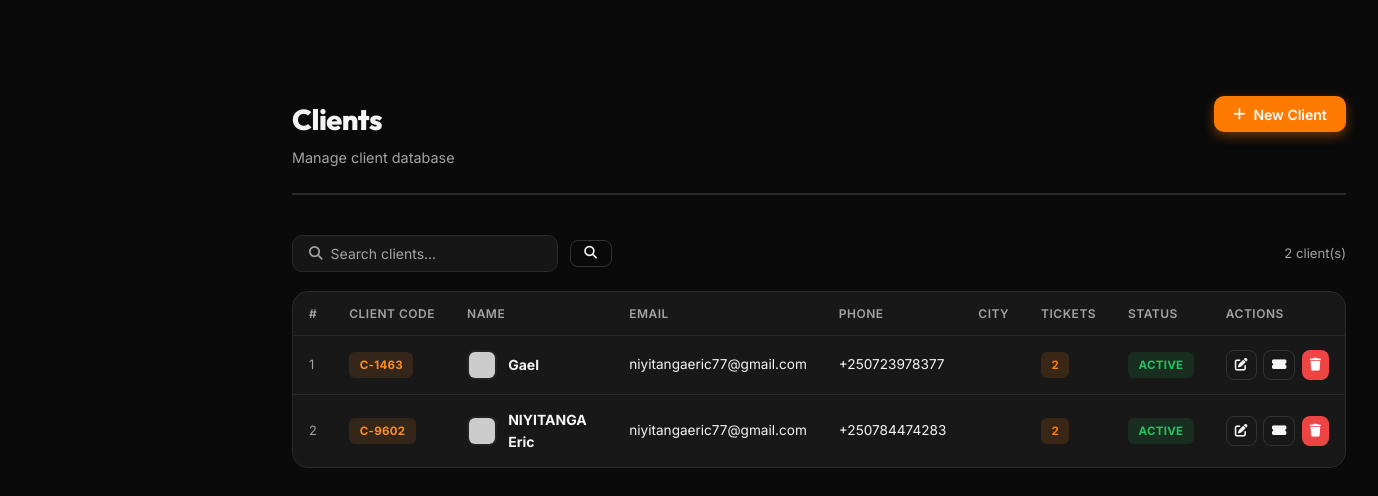
The app's page /clients.php (signed in) with its own data.
### tables this page shows
CREATE TABLE `clients` (
  `id` int(11) NOT NULL,
  `client_code` varchar(20) DEFAULT NULL,
  `full_name` varchar(150) NOT NULL,
  `email` varchar(150) DEFAULT NULL,
  `phone` varchar(30) DEFAULT NULL,
  `address` text DEFAULT NULL,
  `city` varchar(100) DEFAULT NULL,
  `notes` text DEFAULT NULL,
  `status` enum('active','inactive') DEFAULT 'active',
  `created_at` timestamp NOT NULL DEFAULT current_timestamp(),
  `updated_at` timestamp NOT NULL DEFAULT current_timestamp() ON UPDATE current_timestamp()
);

### clients.php (the view, shortened to what this page needs)
<?php
require_once 'config.php';
$search   = $_GET['q'] ?? '';
$page     = max(1,(int)($_GET['page']??1));
$perPage  = 15; $offset = ($page-1)*$perPage;
$where    = '1=1'; $params = [];
$totalRows = $pdo->prepare("SELECT COUNT(*) FROM clients WHERE $where"); $totalRows->execute($params); $totalRows=$totalRows->fetchColumn();
$stmt = $pdo->prepare("SELECT c.*,(SELECT COUNT(*) FROM tickets WHERE client_id=c.id) ticket_count FROM clients c WHERE $where ORDER BY c.created_at DESC LIMIT $perPage OFFSET $offset");
$stmt->execute($params); $clients=$stmt->fetchAll();
?>
<!DOCTYPE html>
<html lang="en">
<head>
<link rel="stylesheet" href="https://cdnjs.cloudflare.com/ajax/libs/font-awesome/6.5.0/css/all.min.css">
<link rel="stylesheet" href="assets/css/style.css">
</head>
<body>
<div class="app-wrapper">
<main class="main-content fade-in">
  <div class="page-header">
    <div class="page-header-left"><h1>Clients</h1><p>Manage client database</p></div>
    <div class="page-actions">
      <button class="btn btn-primary" onclick="openCreate()"><i class="fas fa-plus"></i> New Client</button>
    </div>
  </div>
  <div class="filter-bar">
    <form method="GET" style="display:flex;gap:.75rem;align-items:center">
      <div class="filter-search">
        <i class="fas fa-search"></i>
        <input type="text" name="q" placeholder="Search clients..." value="<?= htmlspecialchars($search) ?>">
      </div>
      <button type="submit" class="btn btn-outline btn-sm"><i class="fas fa-search"></i></button>
    </form>
    <span style="margin-left:auto;color:var(--muted);font-size:.82rem"><?= number_format($totalRows) ?> client(s)</span>
  </div>
  <div class="card">
    <div class="table-wrap">
      <table>
        <thead><tr><th>#</th><th>Client Code</th><th>Name</th><th>Email</th><th>Phone</th><th>City</th><th>Tickets</th><th>Status</th><th>Actions</th></tr></thead>
        <tbody>
        <?php if(empty($clients)): ?>
        <tr><td colspan="9"><div class="empty-state"><i class="fas fa-users"></i><p>No clients found.</p></div></td></tr>
        <?php else: foreach($clients as $i=>$c): ?>
        <tr>
          <td style="color:var(--muted);font-size:.8rem"><?= $offset+$i+1 ?></td>
          <td><span class="badge badge-info"><?= $c['client_code'] ?></span></td>
          <td>
            <div style="display:flex;align-items:center;gap:.7rem">
              <img src="https://ui-avatars.com/api/?name=<?= urlencode($c['full_name']) ?>&background=FF7A00&color=fff&size=32&bold=true" class="avatar-sm">
              <strong><?= htmlspecialchars($c['full_name']) ?></strong>
            </div>
          </td>
          <td style="font-size:.85rem"><?= htmlspecialchars($c['email']??'—') ?></td>
          <td style="font-size:.85rem"><?= htmlspecialchars($c['phone']??'—') ?></td>
          <td style="font-size:.85rem"><?= htmlspecialchars($c['city']??'—') ?></td>
          <td><span class="badge badge-primary"><?= $c['ticket_count'] ?></span></td>
          <td><?= statusBadge($c['status']) ?></td>
          <td>
            <div style="display:flex;gap:.4rem">
              <button class="btn btn-sm btn-outline btn-icon" onclick="editClient(<?= $c['id'] ?>)" title="Edit"><i class="fas fa-edit"></i></button>
              <a href="tickets.php?client=<?= $c['id'] ?>" class="btn btn-sm btn-outline btn-icon" title="View Tickets"><i class="fas fa-ticket-alt"></i></a>
              <button class="btn btn-sm btn-danger btn-icon" onclick="deleteClient(<?= $c['id'] ?>, '<?= htmlspecialchars($c['full_name'],ENT_QUOTES) ?>')" title="Delete"><i class="fas fa-trash"></i></button>
            </div>
          </td>
        </tr>
        <?php endforeach; endif; ?>
        </tbody>
      </table>
    </div>
  </div>
</main>
</div>
</body>
</html>

### config.php (shortened to what this page needs)
<?php
function statusBadge(string $status): string {
    $map = [
        'pending'   => ['class' => 'badge-warning',  'label' => 'Pending'],
        'assigned'  => ['class' => 'badge-info',     'label' => 'Assigned'],
        'confirmed' => ['class' => 'badge-purple',   'label' => 'Confirmed'],
        'ongoing'   => ['class' => 'badge-primary',  'label' => 'In Progress'],
        'completed' => ['class' => 'badge-success',  'label' => 'Completed'],
        'closed'    => ['class' => 'badge-secondary','label' => 'Closed'],
        'denied'    => ['class' => 'badge-danger',   'label' => 'Denied'],
        'active'    => ['class' => 'badge-success',  'label' => 'Active'],
        'inactive'  => ['class' => 'badge-secondary','label' => 'Inactive'],
        'on_leave'  => ['class' => 'badge-warning',  'label' => 'On Leave'],
        'unpaid'    => ['class' => 'badge-danger',   'label' => 'Unpaid'],
        'partial'   => ['class' => 'badge-warning',  'label' => 'Partial'],
        'paid'      => ['class' => 'badge-success',  'label' => 'Paid'],
        'cancelled' => ['class' => 'badge-secondary','label' => 'Cancelled'],
    ];
    $s = $map[$status] ?? ['class'=>'badge-secondary','label'=>ucfirst($status)];
    return "<span class=\"badge {$s['class']}\">{$s['label']}</span>";
}

### assets/css/style.css (style rules this page uses)
:root { --primary: #FF7A00; --primary-dark: #E66E00; --primary-light: rgba(255, 122, 0, 0.15); --accent: #FF8C20; --accent-light: rgba(255, 140, 32, 0.12); --warning: #f59e0b; --warning-light: rgba(245, 158, 11, 0.12); --danger: #ef4444; --danger-light: rgba(239, 68, 68, 0.12); --success: #22c55e; --success-light: rgba(34, 197, 94, 0.12); --orange: #ea580c; --orange-light: rgba(234, 88, 12, 0.12); --purple: #9333ea; --purple-light: rgba(147, 51, 234, 0.12); --dark: #0a0a0a; --dark2: #121212; --card: #181818; --card2: #222222; --border: #2a2a2a; --border2: #333333; --text: #f5f5f5; --muted: #a3a3a3; --sidebar-w: 260px; --nav-h: 64px; }
*, *::before, *::after { box-sizing: border-box; margin: 0; padding: 0; }
html { font-size: 16px; }
body { font-family: 'Inter', sans-serif; background: var(--dark); color: var(--text); min-height: 100vh; line-height: 1.6; }
a { color: inherit; text-decoration: none; }
button { cursor: pointer; }
input, select, textarea { font-family: inherit; }
.app-wrapper { display: flex; min-height: 100vh; }
.main-content { margin-left: var(--sidebar-w); margin-top: var(--nav-h); transition: margin-left .3s cubic-bezier(.4,0,.2,1); min-height: calc(100vh - var(--nav-h)); padding: 2rem; background: var(--dark); }
.page-header { display: flex; align-items: flex-start; justify-content: space-between; margin-bottom: 2.5rem; flex-wrap: wrap; gap: 1.5rem; padding-bottom: 1.5rem; border-bottom: 2px solid var(--border); }
.page-header-left h1 { font-family: 'Outfit', sans-serif; font-size: 1.8rem; font-weight: 800; color: var(--text); letter-spacing: -0.5px; }
.page-header-left p { color: var(--muted); font-size: .9rem; margin-top: 0.25rem; }
.page-actions { display: flex; gap: 1rem; align-items: center; flex-wrap: wrap; }
.card { background: var(--card); border: 1px solid var(--border); border-radius: 16px; overflow: hidden; }
.table-wrap { overflow-x: auto; }
table { width: 100%; border-collapse: collapse; }
thead th { padding: .75rem 1rem; text-align: left; font-size: .75rem; font-weight: 600; color: var(--muted); text-transform: uppercase; letter-spacing: .5px; border-bottom: 1px solid var(--border); white-space: nowrap; }
tbody tr { border-bottom: 1px solid var(--border); transition: background .15s; }
tbody tr:last-child { border-bottom: none; }
tbody td { padding: .85rem 1rem; font-size: .875rem; color: var(--text); }
.badge { display: inline-flex; align-items: center; padding: .25rem .65rem; border-radius: 6px; font-size: .72rem; font-weight: 700; letter-spacing: .3px; text-transform: uppercase; }
.badge-primary { background: var(--primary-light); color: #FF7A00; }
.badge-success { background: var(--success-light); color: var(--success); }
.badge-info { background: var(--accent-light); color: var(--accent); }
.btn { display: inline-flex; align-items: center; gap: .5rem; padding: .6rem 1.2rem; border-radius: 10px; font-family: 'Inter', sans-serif; font-size: .875rem; font-weight: 600; border: none; transition: all .2s; cursor: pointer; white-space: nowrap; }
.btn-sm { padding: .4rem .85rem; font-size: .8rem; border-radius: 8px; }
.btn-primary { background: #FF7A00; color: #fff; box-shadow: 0 4px 12px rgba(255,122,0,0.4); }
.btn-danger { background: var(--danger); color: #fff; }
.btn-outline { background: transparent; border: 1px solid var(--border2); color: var(--text); }
.btn-icon { padding: .5rem; border-radius: 8px; }
.filter-bar { display: flex; align-items: center; gap: .75rem; flex-wrap: wrap; margin-bottom: 1.2rem; }
.filter-search { display: flex; align-items: center; gap: .5rem; background: rgba(255,255,255,0.05); border: 1px solid var(--border); border-radius: 10px; padding: .55rem 1rem; min-width: 220px; }
.filter-search i { color: var(--muted); font-size: .85rem; }
.filter-search input { background:none; border:none; outline:none; color:var(--text); font-size:.875rem; flex:1; }
.filter-search input::placeholder { color:var(--muted); }
.avatar-sm { width: 30px; height: 30px; border-radius: 8px; object-fit: cover; border: 2px solid var(--card2); }
.fade-in { animation: fadeIn .4s ease; }

### records on screen
clients: i "1", client_code "C-1463", full_name "Gael", email "niyitangaeric77@gmail.com", phone "+250723978377", ticket_count "2", status "ACTIVE"
clients: i "2", client_code "C-9602", full_name "NIYITANGA Eric", email "niyitangaeric77@gmail.com", phone "+250784474283", ticket_count "2", status "ACTIVE"

### other values on screen
$totalRows "2"
